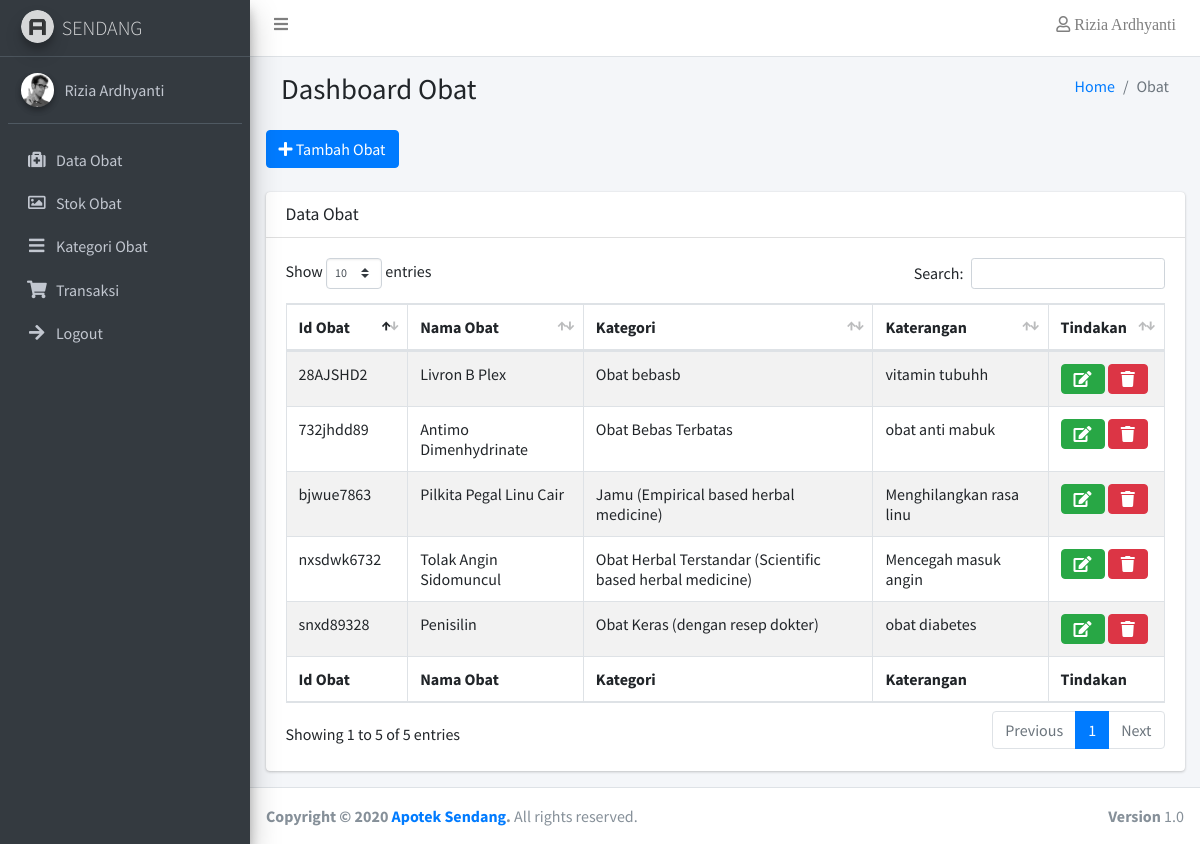
The page /index.php?page=obat (signed in) on the database its author committed.
### tables this page shows
CREATE TABLE `obat` (
  `id_obat` varchar(11) NOT NULL,
  `nama_obat` varchar(100) DEFAULT NULL,
  `id_kategori` int(11) DEFAULT NULL,
  `keterangan` text,
  PRIMARY KEY (`id_obat`)
);

CREATE TABLE `kategori` (
  `id_kategori` int(11) NOT NULL AUTO_INCREMENT,
  `nama_kategori` varchar(100) DEFAULT NULL,
  PRIMARY KEY (`id_kategori`)
);

### obat/list_obat.php (the view, shortened to what this page needs)
<section class="content-header">
  <div class="container-fluid">
    <div class="row mb-2">
      <div class="col-sm-6">
        <h1>Dashboard Obat</h1>
      </div>
      <div class="col-sm-6">
        <ol class="breadcrumb float-sm-right">
          <li class="breadcrumb-item"><a href="#">Home</a></li>
          <li class="breadcrumb-item active">Obat</li>
        </ol>
      </div>
    </div>
  </div>
</section>
<div class="row">
  <div class="col-md-6">
    <a href="index.php?page=tambahobat" class="btn btn-primary"><i class="fa fa-plus"></i> Tambah Obat</a>
  </div>
</div>
<br>
<div class="row">
  <div class="col-md-12">
    <div class="card">
      <div class="card-header">
        <h3 class="card-title">Data Obat</h3>
      </div>
      <div class="card-body">
        <table id="example1" class="table table-bordered table-striped">
          <thead>
            <tr>
              <th>Id Obat</th>
              <th>Nama Obat</th>
              <th>Kategori</th>
              <th>Katerangan</th>
              <th>Tindakan</th>
            </tr>
          </thead>
          <tbody>
            <?php
        $query = mysqli_query($koneksi, "SELECT obat.id_obat, obat.nama_obat, kategori.nama_kategori, obat.keterangan
        FROM obat, kategori
        WHERE obat.id_kategori = kategori.id_kategori");
        while ($data = mysqli_fetch_array($query)){
        ?>
            <tr>
              <td><?php echo $data['id_obat'] ?></td>
              <td><?php echo $data['nama_obat'] ?></td>
              <td><?php echo $data['nama_kategori'] ?></td>
              <td><?php echo $data['keterangan'] ?></td>
              <td>
                <a href="index.php?page=editobat&id_obat=<?php echo $data['id_obat']; ?>"
                    class="btn btn-success"><i class="fa fa-edit"></i> </a>
                <a href="index.php?page=hapusobat&id_obat=<?php echo $data['id_obat']; ?>"
                 class="btn btn-danger"><i class="fa fa-trash"></i> </a>
              </td>
            </tr>
            <?php }?>
          </tbody>
          <tfoot>
            <tr>
              <th>Id Obat</th>
              <th>Nama Obat</th>
              <th>Kategori</th>
              <th>Katerangan</th>
              <th>Tindakan</th>
            </tr>
          </tfoot>
        </table>
      </div>
    </div>
  </div>
</div>

### asset/asset.php (shortened to what this page needs)
<link href="dist/sweet/sweetalert.css" rel="stylesheet" type="text/css"/>

### index.php (shortened to what this page needs)
<?php
include 'asset/asset.php';
?>
<!DOCTYPE html>
<html>
<head>
  <link rel="stylesheet" href="plugins/fontawesome-free/css/all.min.css">
  <link rel="stylesheet" href="https://code.ionicframework.com/ionicons/2.0.1/css/ionicons.min.css">
  <link rel="stylesheet" href="plugins/datatables-bs4/css/dataTables.bootstrap4.css">
  <link rel="stylesheet" href="dist/css/adminlte.min.css">
</head>
<body class="hold-transition sidebar-mini">
  <div class="wrapper">
    <nav class="main-header navbar navbar-expand navbar-white navbar-light">
    <ul class="navbar-nav">
      <li class="nav-item">
        <a class="nav-link" data-widget="pushmenu" href="#"><i class="fas fa-bars"></i></a>
      </li>
    </ul>
        <ul class="navbar-nav ml-auto">
      <li class="nav-item dropdown">
        <a class="nav-link" data-toggle="dropdown" href="#">
          <i class="far fa-user"> <?php echo $_SESSION['nama'] ?></i>
        </a>
      </li>
    </ul>
  </nav>
    <aside class="main-sidebar sidebar-dark-primary elevation-4">
      <a href="index.php" class="brand-link">
        <img src="dist/img/AdminLTELogo.png" alt="AdminLTE Logo" class="brand-image img-circle elevation-3"
          style="opacity: .8">
        <span class="brand-text font-weight-light">SENDANG</span>
      </a>
      <div class="sidebar">
        <div class="user-panel mt-3 pb-3 mb-3 d-flex">
          <div class="image">
            <img src="dist/img/user2-160x160.jpg" class="img-circle elevation-2" alt="User Image">
          </div>
          <div class="info">
            <a href="#" class="d-block"><?php echo $_SESSION['nama'] ?></a>
          </div>
        </div>
        <nav class="mt-2">
          <ul class="nav nav-pills nav-sidebar flex-column" data-widget="treeview" role="menu" data-accordion="false">
            <?php include 'sidebar.php'  ?>
          </ul>
        </nav>
      </div>
    </aside>
    <div class="content-wrapper">
      <section class="content">
        <div class="container-fluid">
          <?php include 'halaman.php' ?>
        </div>
      </section>
    </div>
    <footer class="main-footer">
      <div class="float-right d-none d-sm-block">
        <b>Version</b> 1.0
      </div>
      <strong>Copyright &copy; 2020 <a href="#">Apotek Sendang</a>.</strong> All rights
      reserved.
    </footer>
  </div>
</body>
</html>

### sidebar.php (shortened to what this page needs)
<?php if($_SESSION['level'] == 'Pegawai') {?>
<li class="nav-item">
    <a href="index.php?page=obat" class="nav-link">
        <i class="nav-icon fa fa-medkit"></i>
        <p>
            Data Obat
        </p>
    </a>
</li>
<li class="nav-item">
    <a href="index.php?page=stok" class="nav-link">
        <i class="nav-icon far fa-image"></i>
        <p>
            Stok Obat
        </p>
    </a>
</li>
<li class="nav-item">
    <a href="index.php?page=kategori" class="nav-link">
        <i class="nav-icon fa fa-bars"></i>
        <p>
            Kategori Obat
        </p>
    </a>
</li>
<li class="nav-item">
    <a href="index.php?page=transaksi" class="nav-link">
        <i class="nav-icon fa fa-shopping-cart"></i>
        <p>
            Transaksi
        </p>
    </a>
</li>
<li class="nav-item">
    <a href="index.php?page=logout" class="nav-link">
        <i class="nav-icon fa fa-arrow-right"></i>
        <p>
            Logout
        </p>
    </a>
</li>
<?php } ?>

### halaman.php (shortened to what this page needs)
<?php
	if(isset($_GET['page'])){
		$page = $_GET['page'];
		switch ($page) {
			case 'obat':
				include "obat/list_obat.php";
				break;
        }
	}else{
		include "dashboard.php";
	}
?>

### rows shown on the page
obat: id_obat "28AJSHD2", nama_obat "Livron B Plex", id_kategori.nama_kategori "Obat bebasb", keterangan "vitamin tubuhh"
obat: id_obat "732jhdd89", nama_obat "Antimo Dimenhydrinate", id_kategori.nama_kategori "Obat Bebas Terbatas", keterangan "obat anti mabuk"
obat: id_obat "bjwue7863", nama_obat "Pilkita Pegal Linu Cair", id_kategori.nama_kategori "Jamu (Empirical based herbal medicine)", keterangan "Menghilangkan rasa linu"
obat: id_obat "nxsdwk6732", nama_obat "Tolak Angin Sidomuncul", id_kategori.nama_kategori "Obat Herbal Terstandar (Scientific based herbal medicine)", keterangan "Mencegah masuk angin"
obat: id_obat "snxd89328", nama_obat "Penisilin", id_kategori.nama_kategori "Obat Keras (dengan resep dokter)", keterangan "obat diabetes"

### other values the page prints
$_SESSION['nama'] "Rizia Ardhyanti"
